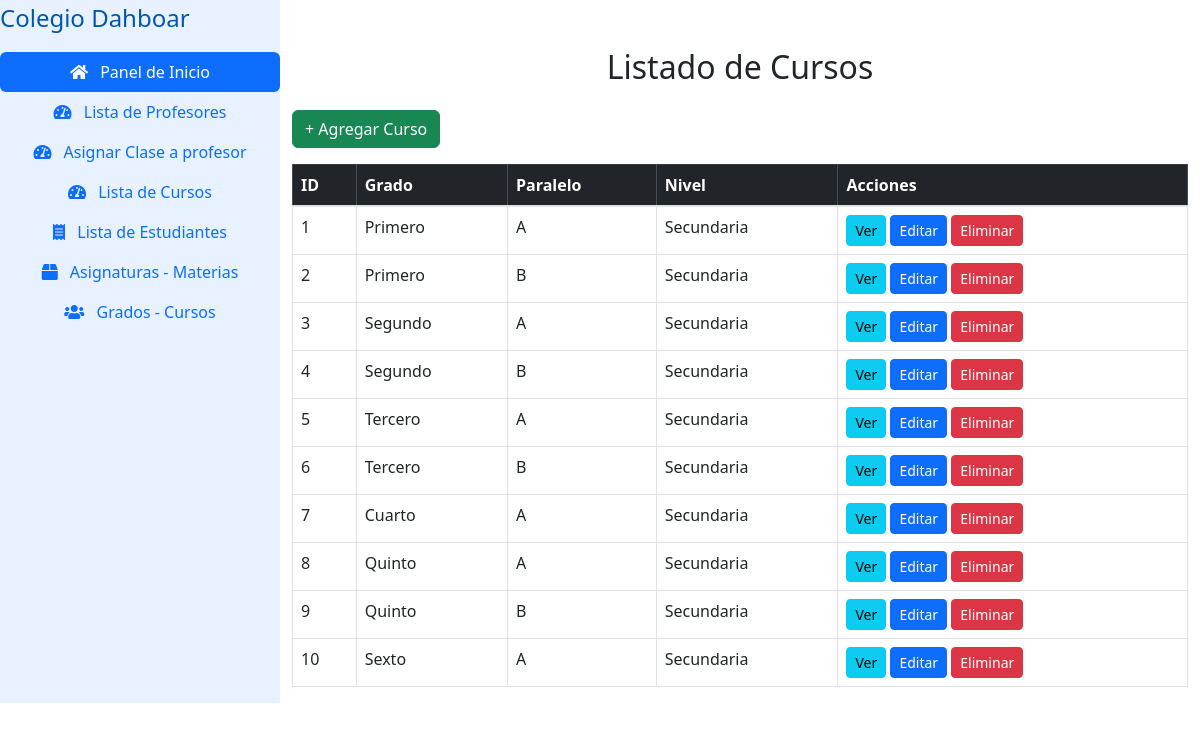
The page /cursos/ListCursos.php on the database its author committed.
### tables this page shows
CREATE TABLE `cursos` (
  `id` int(11) NOT NULL,
  `grado` enum('Primero','Segundo','Tercero','Cuarto','Quinto','Sexto') NOT NULL,
  `paralelo` char(1) DEFAULT NULL CHECK (`paralelo` in ('A','B','C','D','E')),
  `nivel` varchar(20) DEFAULT 'Secundaria'
);

### cursos/ListCursos.php (the view, shortened to what this page needs)
<?php
include("../layaouts/navegacion.php");
$conn = db_connect();
$resultado = mysqli_query($conn, "SELECT * FROM cursos");
?>
<!DOCTYPE html>
<html lang="es">
<head>
    <link href="https://cdn.jsdelivr.net/npm/bootstrap@5.3.0/dist/css/bootstrap.min.css" rel="stylesheet">
</head>
<body>
    <div class="container mt-5">
        <h2 class="text-center mb-4">Listado de Cursos</h2>
        <a href="AgregarCurso.php" class="btn btn-success mb-3">+ Agregar Curso</a>
        <table class="table table-bordered">
            <thead class="table-dark">
                <tr>
                    <th>ID</th>
                    <th>Grado</th>
                    <th>Paralelo</th>
                    <th>Nivel</th>
                    <th>Acciones</th>
                </tr>
            </thead>
            <tbody>
                <?php while ($curso = mysqli_fetch_assoc($resultado)) { ?>
                    <tr>
                        <td><?= $curso['id'] ?></td>
                        <td><?= $curso['grado'] ?></td>
                        <td><?= $curso['paralelo'] ?></td>
                        <td><?= $curso['nivel'] ?></td>
                        <td>
                            <a href="VerCurso.php?id=<?= $curso['id'] ?>" class="btn btn-info btn-sm">Ver</a>
                            <a href="EditarCurso.php?id=<?= $curso['id'] ?>" class="btn btn-primary btn-sm">Editar</a>
                            <a href="#" class="btn btn-danger btn-sm btn-confirm-delete" data-url="EliminarCurso.php?id=<?= $curso['id'] ?>">
                                Eliminar
                            </a>
                        </td>
                    </tr>
                <?php } ?>
            </tbody>
        </table>
    </div>
</body>
</html>

### layaouts/navegacion.php (style rules this page uses)
body { display: flex; background-color: #f0f8ff; }
h1, h2 { color: #007bff; }

### rows shown on the page
cursos: id "1", grado "Primero", paralelo "A", nivel "Secundaria"
cursos: id "2", grado "Primero", paralelo "B", nivel "Secundaria"
cursos: id "3", grado "Segundo", paralelo "A", nivel "Secundaria"
cursos: id "4", grado "Segundo", paralelo "B", nivel "Secundaria"
cursos: id "5", grado "Tercero", paralelo "A", nivel "Secundaria"
cursos: id "6", grado "Tercero", paralelo "B", nivel "Secundaria"
cursos: id "7", grado "Cuarto", paralelo "A", nivel "Secundaria"
cursos: id "8", grado "Quinto", paralelo "A", nivel "Secundaria"
cursos: id "9", grado "Quinto", paralelo "B", nivel "Secundaria"
cursos: id "10", grado "Sexto", paralelo "A", nivel "Secundaria"
